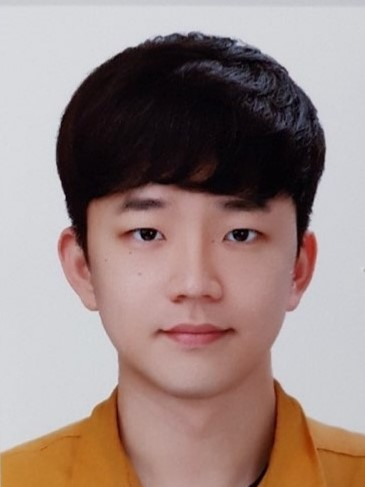
#> input picture temp/open_cv/Image/son.jpg, 365 x 487 px
$ python open_cv_test14.py
#> lines starting #> are read from the running program, lines starting #| are printed output that depends on the picture; after the words box and inside, x2 and y2 are one past the last pixel; in counts of white or black regions, pixels touching at a corner belong together
import cv2
import numpy as np

src = cv2.imread("Image/son.jpg")
#> src is the input picture: shape (487, 365, 3); mean B, G, R 130, 134.4, 154.4
gray = cv2.cvtColor(src, cv2.COLOR_BGR2GRAY)
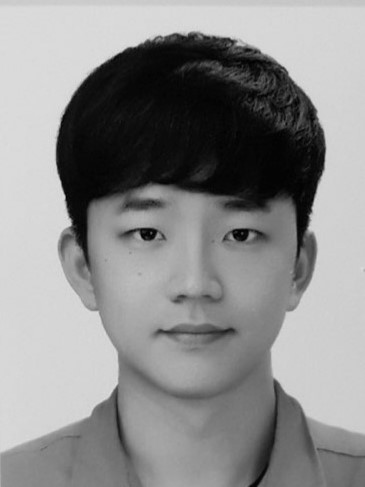
#> gray: shape (487, 365); min 1, max 224, mean 139.8
binary = cv2.adaptiveThreshold(
    gray, 255, cv2.ADAPTIVE_THRESH_MEAN_C, cv2.THRESH_BINARY, 467, 37)
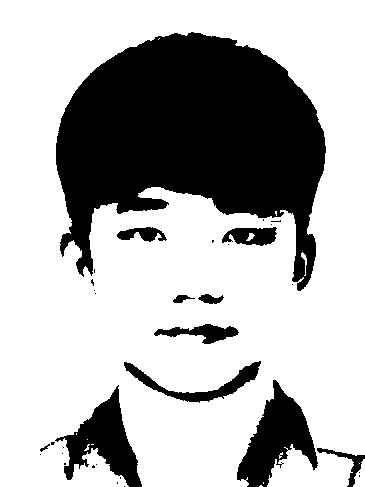
#> binary: shape (487, 365); 70.2% white; 33 black regions (22 under 20 px), largest, box (x1, y1, x2, y2) and area: (56, 32, 326, 291) 41391, (237, 380, 318, 487) 4015, (55, 385, 142, 487) 3516

# 외곽선 검출
edges = cv2.Canny(gray, 100, 200)
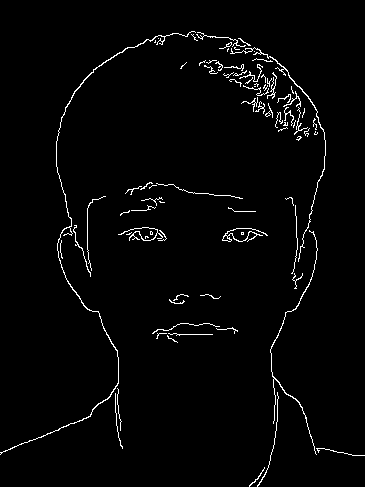
#> edges: shape (487, 365); 2.2% white in thin lines or dots

# 빈 output 이미지 생성 (흰색)
output = np.full(binary.shape, 255, dtype=np.uint8)

# 이미지의 높이와 너비
height, width = binary.shape
#> height = 487; width = 365

# 점진적으로 이미지를 보여주는 단위 설정
step = 3

# 샌드 아트처럼 그리기
for y in range(0, height, step):
    for x in range(0, width, step):
        if edges[y, x] > 0:
            output[y:y + step, x:x + step] = 0
            cv2.imshow("output", output)
            cv2.waitKey(1)  # 그리기 속도 조절
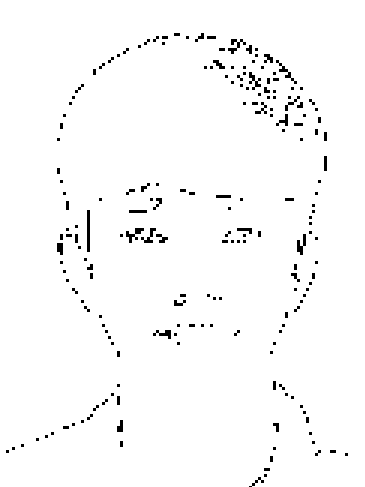
#> output: shape (487, 365); 97.8% white; 194 black regions (153 under 20 px), largest, box (x1, y1, x2, y2) and area: (87, 210, 90, 252) 126, (126, 228, 144, 243) 108, (228, 39, 246, 54) 99

cv2.imshow("output", output)
cv2.waitKey(0)
cv2.destroyAllWindows()
